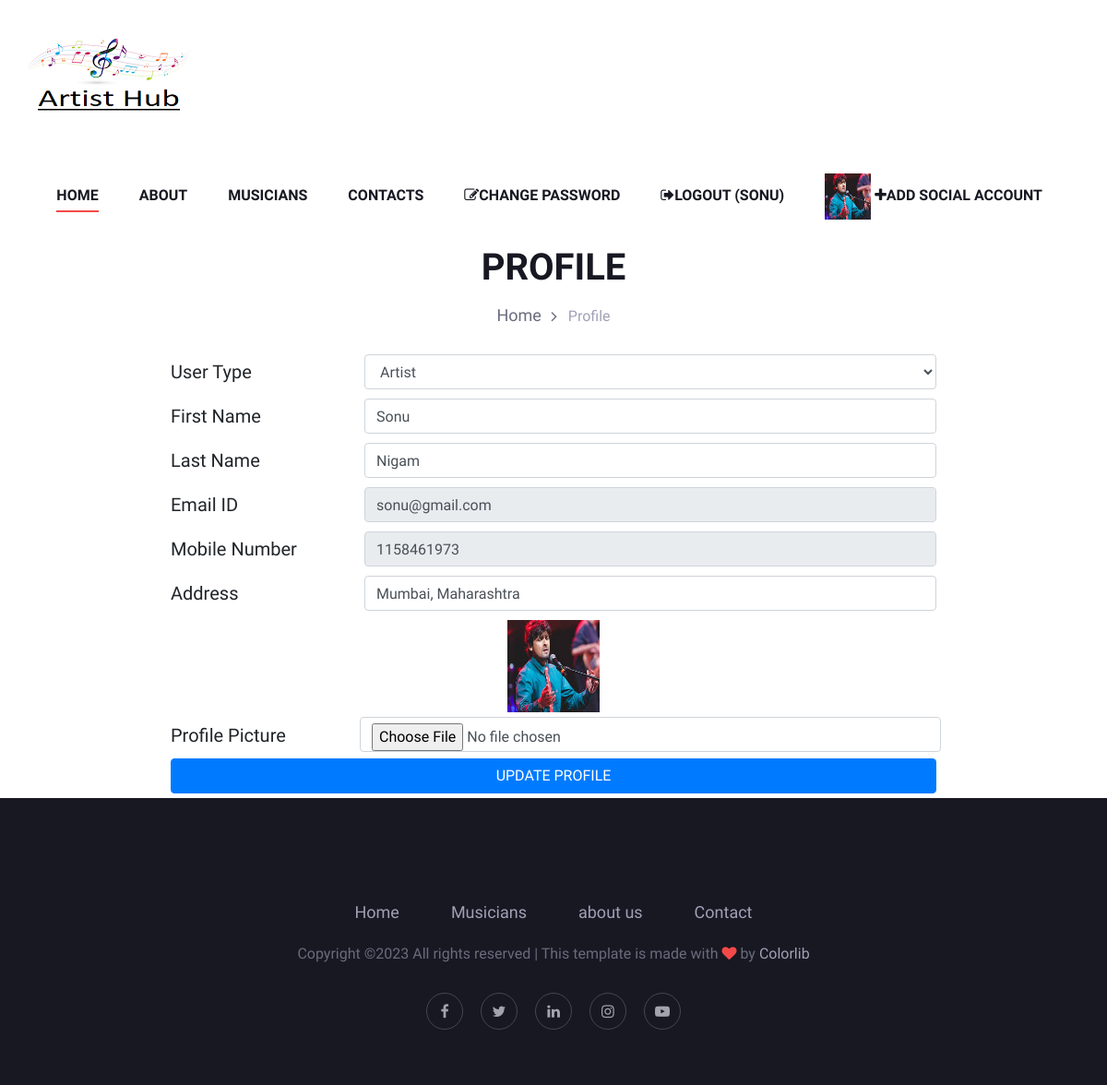
Page /profile/ (signed in) on the earlier database version.
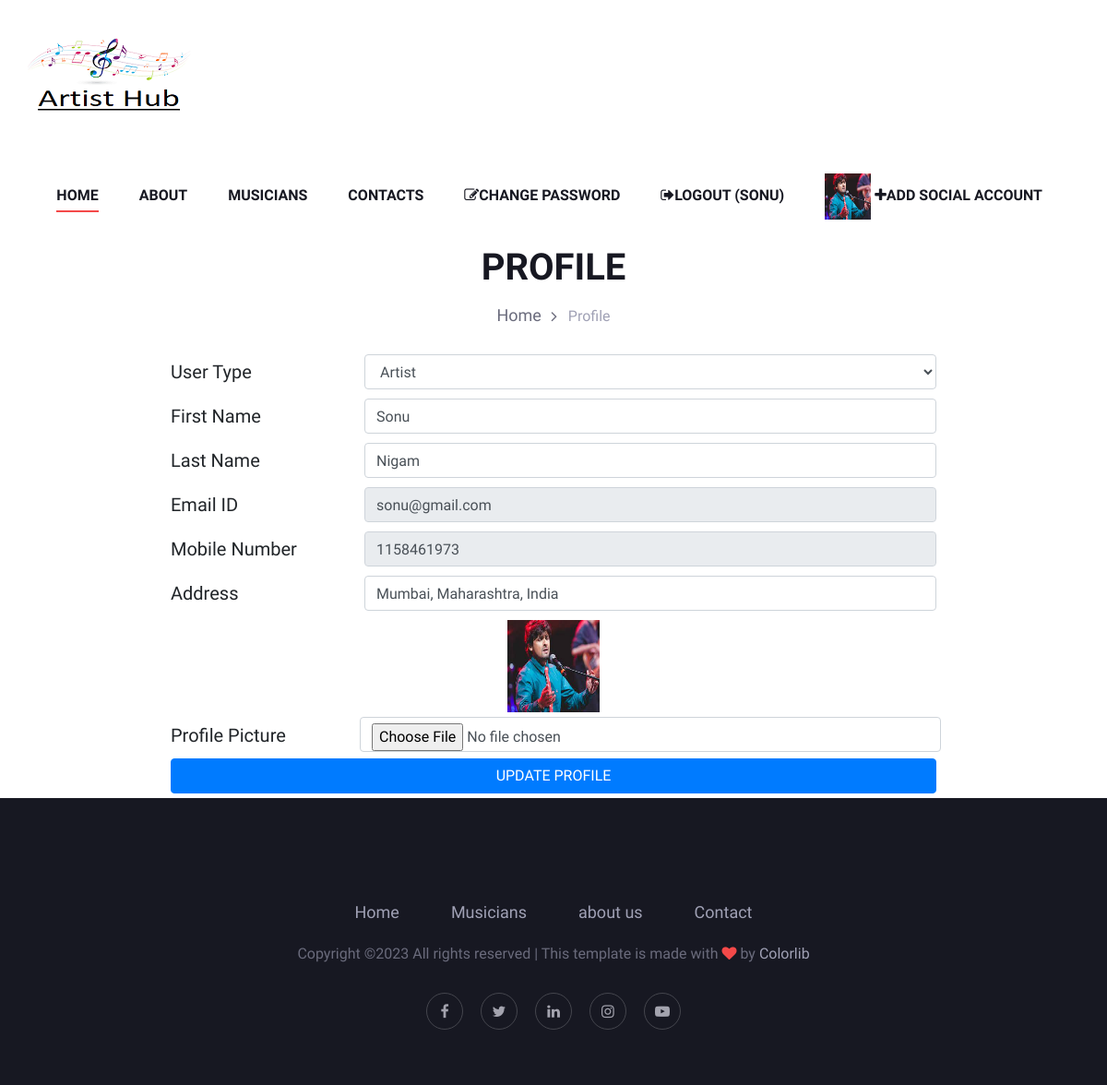
Same page on the later database version.
### myapp/models.py (models this page shows, shortened)
class User(models.Model):
	category=(
		('Artist','Artist'),
		('Customer','Customer'),
		)
	usertype=models.CharField(max_length=100, choices=category)
	fname=models.CharField(max_length=100)
	lname=models.CharField(max_length=100)
	email=models.EmailField()
	mobile=models.BigIntegerField()
	address=models.TextField(max_length=500)
	password=models.CharField(max_length=50)
	profile_pic=models.ImageField(upload_to='profile_pic')

### myapp/views.py (the view)
# urls.py: path('profile/',views.profile,name='profile'),
def profile(request):
	user=User.objects.get(email=request.session['email'])
	if request.method=="POST":
		user.fname=request.POST['fname']
		user.lname=request.POST['lname']
		user.email=request.POST['email']
		user.mobile=request.POST['mobile']
		user.address=request.POST['address']
		user.usertype=request.POST['usertype']
		try:
			user.profile_pic=request.FILES['profile_pic']
		except:
			pass
		user.save()
		request.session['profile_pic']=user.profile_pic.url
		msg="Profile Updated Successfully"
		return render(request,'profile.html',{'user':user,'msg':msg})
	else:
		return render(request,'profile.html',{'user':user})

### myapp/templates/profile.html (shortened to what this page needs)
{% extends 'header.html' %}
{% load static %}
{% block content %}
<!DOCTYPE html>
<html>
<head>
</head>
<body>
<div class="col-lg-12">
    <div class="breadcrumb-text">
    <h2>PROFILE</h2>
      <div class="bt-option">
      <a href="/">Home</a>
      <span>Profile</span>
      </div>
    </div>
</div>
<br>
<form method="post" action="{% url 'profile' %}" enctype="multipart/form-data">
    <table width="70%" align="center">
      <tr>
        <td>User Type </td>
        <td><select class="form-control" name="usertype">
          {% if usertype == Artist %}
          <option value="Artist" selected>Artist</option>
          {% else %}
          <option value="Customer" selected>Customer</option>
          <option value="Artist" selected>Artist</option>
          {% endif %}
        </select></td>
      </tr>
      <tr>
        <td width="25%">First Name </td>
        <td><input type="text" name="fname" class="form-control" value="{{ user.fname }}"></td>
      </tr>
      <tr>
        <td>Last Name </td>
        <td><input type="text" name="lname" class="form-control" value="{{ user.lname }}" ></td>
      </tr>
      <tr>
        <td>Email ID </td>
        <td><input type="text" name="email" class="form-control" id="email" value="{{ user.email }}" readonly></td>
      </tr>
      <tr>
        <td>Mobile Number </td>
        <td><input type="text" name="mobile" class="form-control" id="mobile" value="{{ user.mobile }}"readonly></td>
      </tr>
      <tr>
        <td>Address </td>
        <td><input type="textarea" name="address" class="form-control" value="{{ user.address }}">
      </tr>
      <tr>
          <td colspan="2" align="center"><img src="{{ user.profile_pic.url }}" width="100px" height="100px"></td>
      </tr>
      <tr>
          <td>Profile Picture</td>
          <td class="form-control"><input class="input" type="file" name="profile_pic" ></td>
      </tr>
      <tr>
        <td colspan="2" align="center" >
          <input type="submit" name="action" value="UPDATE PROFILE" class="btn btn-primary btn-block" style="width:100%">
        </td>
      </tr>
</table>
</form>
</body>
</html>
{% endblock %}

### myapp/templates/header.html (shortened to what this page needs)
{% load static %}
<!DOCTYPE html>
<html lang="zxx">
<head>
    <link rel="stylesheet" href="{% static 'css/bootstrap.min.css' %}" type="text/css">
    <link rel="stylesheet" href="{% static 'css/font-awesome.min.css' %}" type="text/css">
    <link rel="stylesheet" href="{% static 'css/elegant-icons.css' %}" type="text/css">
    <link rel="stylesheet" href="{% static 'css/owl.carousel.min.css' %}" type="text/css">
    <link rel="stylesheet" href="{% static 'css/magnific-popup.css' %}" type="text/css">
    <link rel="stylesheet" href="{% static 'css/slicknav.min.css' %}" type="text/css">
    <link rel="stylesheet" href="{% static 'css/style.css' %}" type="text/css">
</head>
<body>
    <header class="header-section">
        <div class="container">
            <div class="logo">
                <a href="/">
                    <img src="{% static 'img/download.png' %}" alt="">
                </a>
            </div>
            <div class="nav-menu">
                <nav class="mainmenu mobile-menu">
                    <ul>
                        <li class="active"><a href="/">Home</a></li>
                        <li><a href="{% url 'about' %}">About</a></li>
                        <li><a href="{% url 'artist' %}">Musicians</a>
                        </li>
                        <li><a href="{% url 'contact' %}">Contacts</a></li>
                {% if request.session.email %}
                <li><a href="#"><i class="fa fa-edit"></i>Change Password</a></li>
                <li><a href="{% url 'logout' %}"><i class="fa fa-sign-out"></i>Logout ({{request.session.fname}})</a></li>
                <a href="{% url 'profile' %}"><img src="{{ request.session.profile_pic }}" width="50px" height="50px"></a>
                {% if usertype == Artist %}
                <li><a href="#"><i class="fa fa-plus"></i>Add Social Account</a></li>
                {% endif %}
                {% else %}
                <a href="{% url 'login' %}" class="primary-btn top-btn"><i class="fa fa-sign-in"></i>  Login</a>
                <a href="{% url 'signup' %}" class="primary-btn top-btn"><i class="fa fa-user-plus"></i>  Signup</a>
                {% endif %}
                </ul>
                </nav>
            </div>
        </div>
    </header>
{% block content %}
{% endblock %}
    <footer class="footer-section">
        <div class="container">
            <div class="row">
                <div class="col-lg-12">
                    <div class="footer-text">
                        <ul>
                            <li><a href="/">Home</a></li>
                            <li><a href="{% url 'artist' %}">Musicians</a></li>
                            <li><a href="{% url 'about' %}">about us</a></li>
                            <li><a href="{% url 'contact' %}">Contact</a></li>
                        </ul>
                        <div class="copyright-text"><p>
  Copyright &copy;<script>document.write(new Date().getFullYear());</script> All rights reserved | This template is made with <i class="fa fa-heart" aria-hidden="true"></i> by <a href="https://colorlib.com" target="_blank">Colorlib</a>
  </p></div>
                        <div class="ft-social">
                            <a href="#"><i class="fa fa-facebook"></i></a>
                            <a href="#"><i class="fa fa-twitter"></i></a>
                            <a href="#"><i class="fa fa-linkedin"></i></a>
                            <a href="#"><i class="fa fa-instagram"></i></a>
                            <a href="#"><i class="fa fa-youtube-play"></i></a>
                        </div>
                    </div>
                </div>
            </div>
        </div>
    </footer>
</body>
</html>

### myapp/static/css/style.css (style rules this page uses)
html, body { height: 100%; font-family: "Work Sans", sans-serif; -webkit-font-smoothing: antialiased; font-smoothing: antialiased; }
h1, h2, h3, h4, h5, h6 { margin: 0; color: #111111; font-weight: 400; font-family: "Work Sans", sans-serif; }
h2 { font-size: 36px; }
p { font-size: 16px; font-family: "Work Sans", sans-serif; color: #6a6b7c; font-weight: 400; line-height: 28px; margin: 0 0 15px 0; }
img { max-width: 100%; }
ul, ol { padding: 0; margin: 0; }
.header-section { display: -webkit-box; display: -ms-flexbox; display: flex; }
.logo { float: left; padding-top: 36px; padding-bottom: 37px; }
.logo a { display: inline-block; }
.nav-menu { float: right; }
.nav-menu .mainmenu { display: inline-block; }
.nav-menu .mainmenu ul li { display: inline-block; list-style: none; margin-right: 40px; position: relative; }
.nav-menu .mainmenu ul li.active a:after { opacity: 1; }
.nav-menu .mainmenu ul li a { font-size: 16px; color: #171822; text-transform: uppercase; font-weight: 600; padding: 42px 0; position: relative; display: inline-block; }
.nav-menu .mainmenu ul li a:after { position: absolute; left: 0; bottom: 36px; height: 2px; width: 100%; background: #F44949; content: ""; opacity: 0; -webkit-transition: all 0.3s; -o-transition: all 0.3s; transition: all 0.3s; }
.footer-section { background: #171822; padding-top: 50px; padding-bottom: 60px; }
.footer-text { text-align: center; padding-top: 60px; }
.footer-text ul { margin-bottom: 18px; }
.footer-text ul li { list-style: none; display: inline-block; margin-right: 52px; }
.footer-text ul li:last-child { margin-right: 0; }
.footer-text ul li a { font-size: 18px; color: #a0a1b5; display: inline-block; -webkit-transition: all 0.3s; -o-transition: all 0.3s; transition: all 0.3s; }
.footer-text .copyright-text { font-size: 14px; color: #a0a1b5; margin-bottom: 28px; }
.footer-text .copyright-text i { color: #f44949; }
.footer-text .copyright-text a { color: #a0a1b5; }
.footer-text .ft-social a { display: inline-block; width: 40px; height: 40px; text-align: center; line-height: 40px; font-size: 16px; color: #a3a3ae; border: 1px solid #45464e; border-radius: 50%; margin-right: 15px; }
.footer-text .ft-social a:last-child { margin-right: 0; }
.breadcrumb-text { text-align: center; }
.breadcrumb-text h2 { font-size: 40px; color: #171822; font-weight: 600; margin-bottom: 14px; }
.breadcrumb-text .bt-option a { font-size: 18px; color: #6a6b7c; display: inline-block; margin-right: 25px; position: relative; }
.breadcrumb-text .bt-option a:after { position: absolute; right: -17px; top: 2px; content: ""; font-family: "FontAwesome"; }
.breadcrumb-text .bt-option span { display: inline-block; color: #a0a1b5; }
@media only screen and (min-width: 1200px) { .container { max-width: 1170px; } }

### myapp/templates/profile.html (style rules this page uses)
td { font-size: 20px; padding:5px; }

Differences in the rows shown:
changed User "SONU": address "Mumbai, Maharashtra" → "Mumbai, Maharashtra, India"
